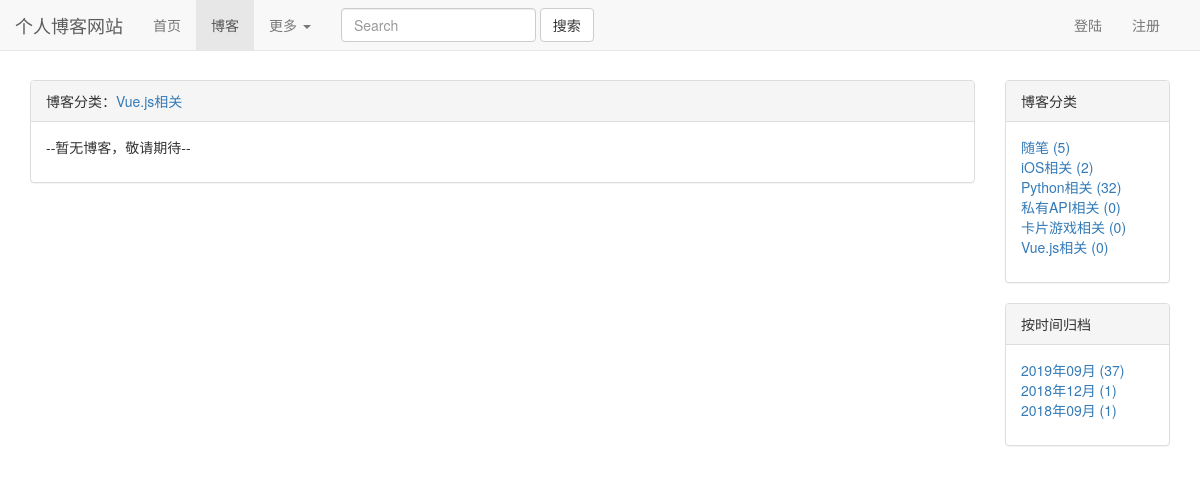
Screenshot of /blogs/type/6/ with the database file from the repository.
### blogs/models.py (models this page shows, shortened)
class BlogType(models.Model):
    type_name = models.CharField(max_length=15)

### blogs/views.py (the view)
# urls.py: re_path(r'^type/(\d+)/$', views.blog_types, name='blog_types'),
def blog_types(request, blog_type):
    blogType = get_object_or_404(BlogType, pk=blog_type)
    blogs = Blog.objects.filter(blog_type=blogType)
    context = blog_datas_common(request, blogs)
    context['blog_type'] = blogType
    return render(request, 'blogs/blog_type_list.html', context)

### user/forms.py (shortened to what this page needs)
class LoginForm(forms.Form):
    username = forms.CharField(label='用户名',widget=forms.TextInput(attrs={'class':'form-control','placeholder':'请输入用户名'}))
    password = forms.CharField(label='密码', widget=forms.PasswordInput(attrs={'class':'form-control','placeholder':'请输入密码'}))

### user/context_processors.py (called while the page is built)
def login_modal_form(request):
    return {'login_modal_form': LoginForm()}

### templates/blogs/blog_type_list.html (shortened to what this page needs)
{% extends 'blogs/blog_index.html' %}
{% block blog_title_header %}
    博客分类：<a href="{% url 'blogs_module:blog_types' blog_type.pk %}">{{ blog_type.type_name }}</a>
{% endblock %}

### templates/blogs/blog_index.html (shortened to what this page needs)
{% extends 'base.html' %}
{% load staticfiles %}
{% load comment_tags %}
{% load read_tags %}
{% load like_tags %}
{% block cssstyle %}
    <link rel="stylesheet" href="{% static 'blog_css/blog.css' %}">
{% endblock %}
{% block blog_active %}
    active
{% endblock %}
{% block content %}
    <div class="container">
        <div class="row">
            <div class="col-xs-12 col-sm-8 col-md-9 col-lg-10">
                <div class="panel panel-default">
                    <div class="panel-heading">{% block blog_title_header %}{% endblock %}</div>
                    <div class="panel-body">
                        <ul class="blog_types">
                            {% for blog in page_of_blogs.object_list %}
                                <div class="every_blog">
                                    <h3><a href="{% url 'blogs_module:blog_details' blog.pk %}">{{ blog.title }}</a>
                                    </h3>
                                    <ul class="blog_list_style">
                                        <li>
                                            <span class="glyphicon glyphicon-tags"></span> <a
                                                href="{% url 'blogs_module:blog_types' blog.blog_type.pk %}"> {{ blog.blog_type.type_name }}</a>
                                        </li>
                                        <li><span
                                                class="glyphicon glyphicon-time"></span> {{ blog.create_time|date:"Y-m-d" }}
                                        </li>
                                         <li>
                                             阅读:{% get_total_read_count blog %}
                                        </li>
                                        <li>
                                            评论:{% get_comment_count blog %}
                                        </li>
                                        <li>
                                            点赞:{% get_liked_counts blog %}
                                        </li>
                                    </ul>
                                    <p>{{ blog.content |striptags | truncatechars:130 |safe}}</p>
                                </div>
                            {% empty %}
                                <div class="every_blog">
                                    <p>--暂无博客，敬请期待--</p>
                                </div>
                            {% endfor %}
                        </ul>
                    </div>
                </div>
            </div>
            <div class="hidden-xs col-sm-4 col-md-3 col-lg-2">
                <div class="panel panel-default">
                    <div class="panel-heading">博客分类</div>
                    <div class="panel-body">
                        <ul class="blog_types">
                            {% for type in blogTypes %}
                                <li><a href="{% url 'blogs:blog_types' type.pk %}">{{ type.type_name }} ({{ type.type_count }})</a></li>
                            {% empty %}
                                暂无博客分类
                            {% endfor %}
                        </ul>
                    </div>
                </div>
                <div class="panel panel-default">
                    <div class="panel-heading">按时间归档</div>
                    <div class="panel-body">
                        <ul class="list-unstyled">
                            {% for blogDate,blogDateCount in blogDates.items %}
                                <li><a href="{% url 'blogs_module:blog_dates' blogDate.year blogDate.month %}">{{ blogDate|date:"Y年m月" }} ({{ blogDateCount }})</a></li>
                            {% endfor %}
                        </ul>
                    </div>
                </div>
            </div>
        </div>
    </div>
{% endblock %}

### static/base.css (style rules this page uses)
body { margin-top: 80px !important; }
* { padding: 0px; margin: 0px; }

### static/blog_css/blog.css (style rules this page uses)
ul.blog_types { list-style-type: none; }

### rows the page displays
BlogType: type_name "Vue.js相关", type_count "0"
BlogType: type_name "随笔", type_count "5"
BlogType: type_name "iOS相关", type_count "2"
BlogType: type_name "Python相关", type_count "32"
BlogType: type_name "私有API相关", type_count "0"
BlogType: type_name "卡片游戏相关", type_count "0"

### other values shown
{{ blogDate|date:"Y年m月" }} "2019年09月" "2018年12月" "2018年09月"
{{ blogDateCount }} "37" "1" "1"
